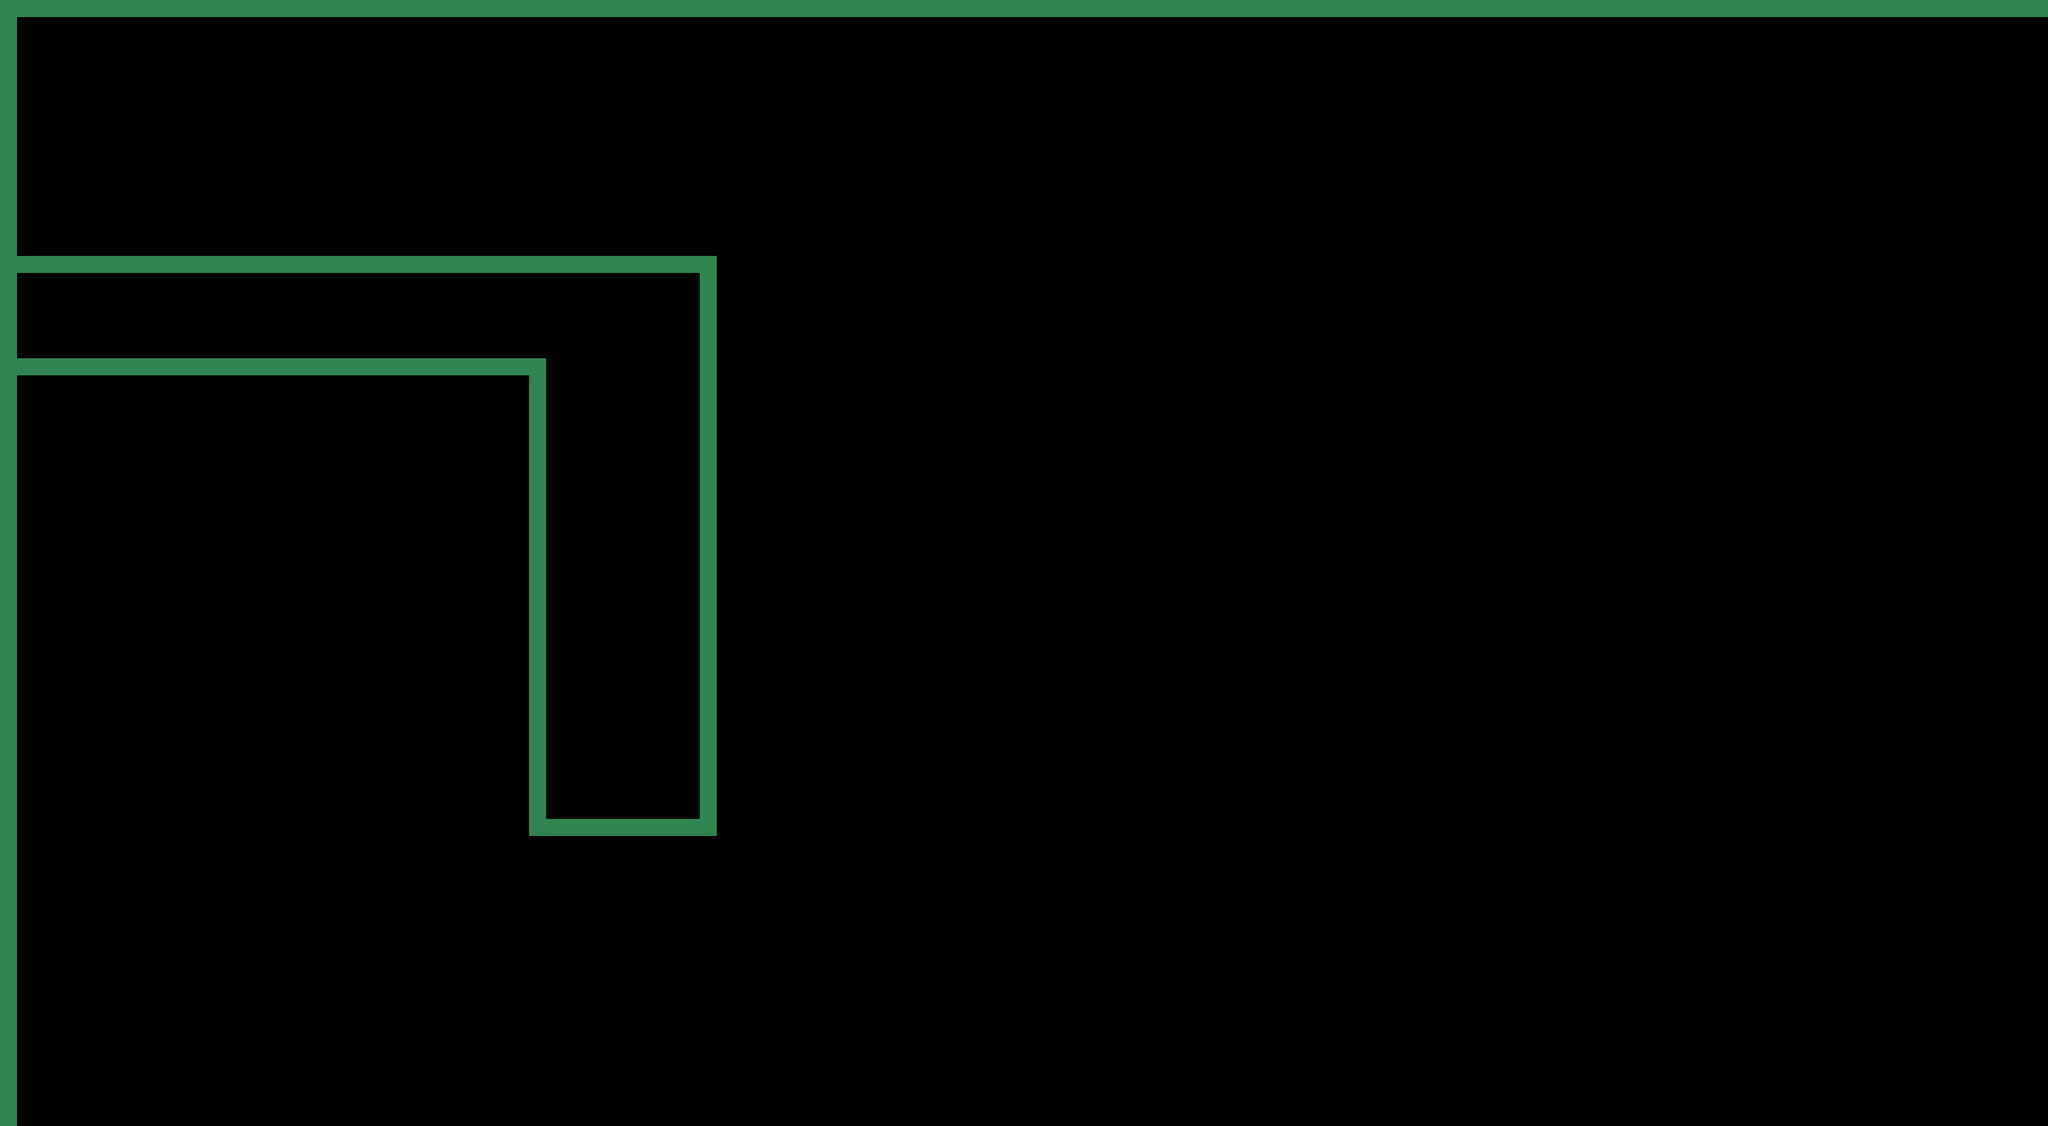

A 2D game scene composited from a Tiled map and its tileset images. What follows is a short description and the map's XML, with each tile layer's data collapsed to a summary:
An orthogonal 120x66 tile map with 32x32 px tiles, 1 tile layer (Tile Layer 1), 1 hidden layer not drawn and 2 objects (door, antiTrigger).

<map version="1.0" orientation="orthogonal" renderorder="right-down" width="120" height="66" tilewidth="32" tileheight="32" nextobjectid="6">
 <tileset firstgid="1" name="tilemap" tilewidth="32" tileheight="32" tilecount="224">
  <image source="../img/tilemap.png" width="1024" height="224" />
 </tileset>
 <layer name="anti_0" width="120" height="66" visible="0">
  <data>[7920 cells, 319 non-empty, 1 distinct tile ids]</data>
 </layer>
 <layer name="Tile Layer 1" width="120" height="66">
  <data>[7920 cells, 326 non-empty, 1 distinct tile ids]</data>
 </layer>
 <objectgroup name="Object Layer 1">
  <object id="1" name="to_test" type="door" x="32" y="608" width="32" height="64">
   <properties>
    <property name="exitTo" value="right" />
    <property name="loc" value="test" />
   </properties>
  </object>
  <object id="5" name="Anti tigger 1" type="antiTrigger" x="673.419" y="518.834" width="51.5281" height="145.7">
   <properties>
    <property name="trigger" value="anti_0" />
   </properties>
  </object>
 </objectgroup>
</map>